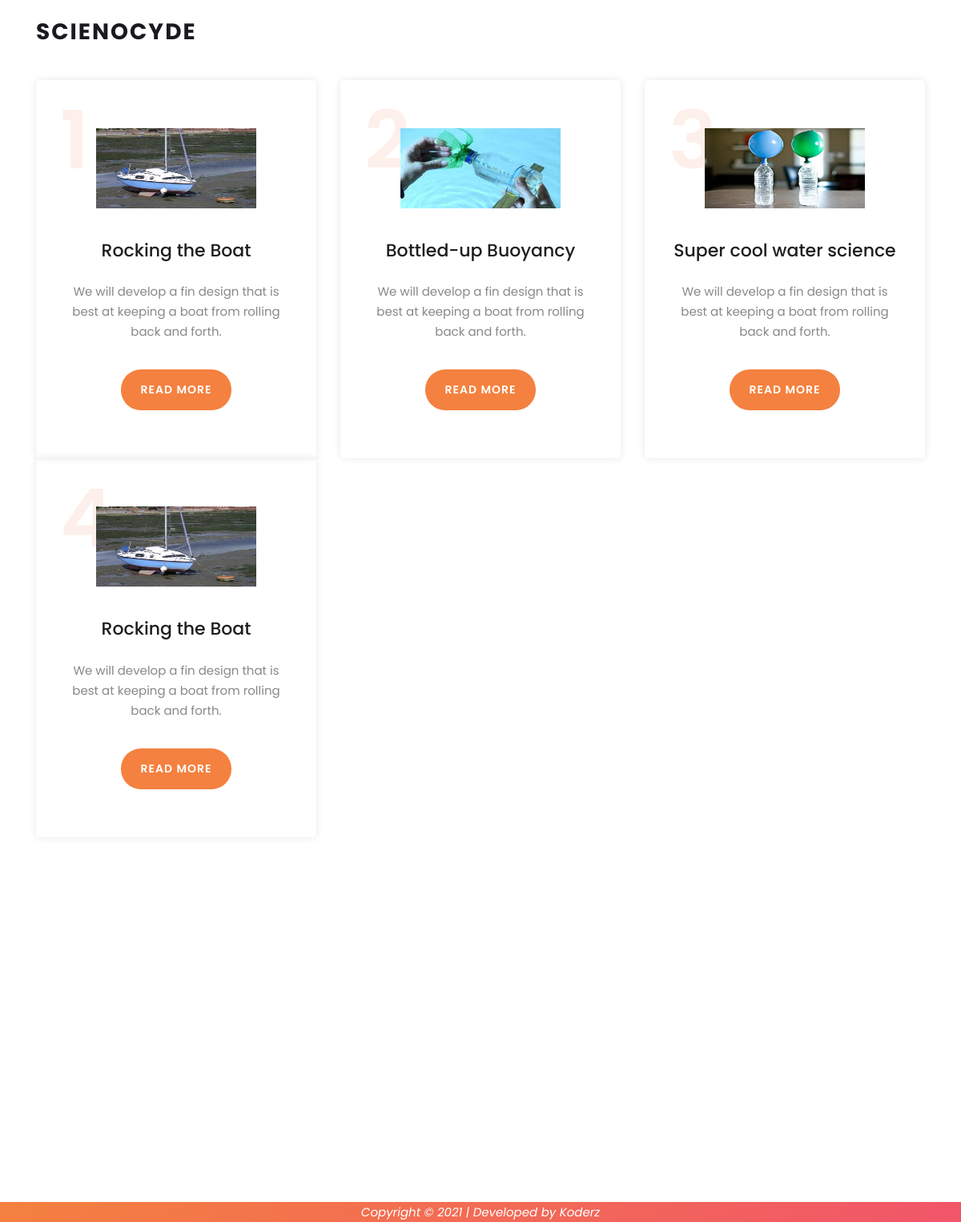
The page /core/projects/ on the database its author committed.
### core/models.py (models this page shows, shortened)
class Participant(models.Model):
    username = models.CharField(max_length=50, default="null", blank=True)
    School_Name = models.CharField(max_length=50)
    School_Phone_no = models.CharField(max_length=150)
    School_Email_address = models.EmailField(max_length=100)
    School_Address = models.CharField(max_length=200)
    State = models.CharField(max_length=100)
    Student_Name = models.CharField(max_length=50)
    Contact_no = models.CharField(max_length=150)
    Email_address = models.EmailField(max_length=100)
    House_Address = models.CharField(max_length=200)
    Gender = models.CharField(max_length=100)
    Title_of_your_project = models.CharField(max_length=200)
    Question_or_Problem = models.CharField(max_length=100)
    Hypothesis_or_possible_solution = models.CharField(max_length=50)
    Materials_needed = models.CharField(max_length=150)
    Results = models.CharField(max_length=100)
    Image_of_Project = models.URLField()
    Link_of_your_project = models.URLField(max_length=200)
    host_id = models.CharField(max_length=10)
    date = models.DateTimeField(auto_now_add=True)
    class Meta:
        ordering = ["-date"]

### core/views.py (the view)
# urls.py: path("projects/", projects, name="projects"),
def projects(request):
    template_name = "core/projects.html"
    projects = Participant.objects.all()
    context = {"projects": projects}
    return render(request, template_name, context)

### templates/core/projects.html
{% extends 'base.html' %} {% load static %} {% block extra_css %} {% endblock %}
{% block body %}
<section class="section" id="about">
  <div class="container">
    <div class="row">
      {% for project in projects %}
      <div
        class="col-lg-4 col-md-6 col-sm-12 col-xs-12"
        data-scroll-reveal="enter left move 30px over 0.6s after 0.4s"
      >
        <div class="features-item">
          <div class="features-icon">
            <h2>{{ forloop.counter }}</h2>
            <img
              src="{{ project.Image_of_Project }}"
              width="200px"
              height="100px"
              alt="project_image"
            />
            <h4>{{ project.Title_of_your_project }}</h4>
            <p>{{ project.Question_or_Problem }}</p>
            <a href="{% url 'project_view' project.id %}" class="main-button">
              Read More
            </a>
          </div>
        </div>
      </div>
      {% endfor %}
    </div>
  </div>
</section>
{% endblock %} {% block extra_js %} {% endblock %}

### templates/base.html (shortened to what this page needs)
{% load static %}
<!DOCTYPE html>
<html lang="en">
  <head>
    <link
      rel="stylesheet"
      type="text/css"
      href="{% static 'css/bootstrap.min.css' %}"
    />
    <link
      rel="stylesheet"
      type="text/css"
      href="{% static 'css/font-awesome.css' %}"
    />
    <link rel="stylesheet" href="{% static 'css/templatemo-lava.css' %}" />
    <link rel="stylesheet" href="{% static 'css/owl-carousel.css' %}" />
  </head>
  <body>
    <header class="header-area header-sticky">
      <div class="container">
        <div class="row">
          <div class="col-12">
            <nav class="main-nav">
              <a href="index.html" class="logo"> Scienocyde </a>
            </nav>
          </div>
        </div>
      </div>
    </header>
    {% block body %}{% endblock %}
    <div
      class="col-lg-12"
      style="
        text-align: center;
        background: linear-gradient(
          145deg,
          rgba(244, 129, 63, 1) 0%,
          rgba(241, 85, 106, 1) 100%
        );
        margin-top: 355px;
        bottom: 0;
      "
    >
      <div class="sub-footer">
        <p style="color: white">
          <em>Copyright &copy; 2021 | Developed by Koderz </em>
        </p>
      </div>
    </div>
  </body>
</html>

### static_files/css/templatemo-lava.css (style rules this page uses)
html, body, div, span, applet, object, iframe, h1, h2, h3, h4, h5, h6, p, blockquote, div pre, a, abbr, acronym, address, big, cite, code, del, dfn, em, font, img, ins, kbd, q, s, samp, small, strike, strong, sub, sup, tt, var, b, u, i, center, dl, dt, dd, ol, ul, li, figure, header, nav, section, article, aside, footer, figcaption { margin: 0; padding: 0; border: 0; outline: 0; }
header, nav, section, article, aside, footer, hgroup { display: block; }
* { box-sizing: border-box; }
html, body { font-family: 'Poppins', sans-serif; font-weight: 400; background-color: #fff; font-size: 16px; -ms-text-size-adjust: 100%; -webkit-font-smoothing: antialiased; -moz-osx-font-smoothing: grayscale; }
a { text-decoration: none !important; }
h1, h2, h3, h4, h5, h6 { margin-top: 0px; margin-bottom: 0px; }
p { font-size: 15px; line-height: 25px; color: #888; }
html, body { background: #fff; font-family: 'Poppins', sans-serif; }
a.main-button { font-size: 14px; border-radius: 25px; padding: 15px 25px; background-color: #f4813f; text-transform: uppercase; color: #fff; font-weight: 600; letter-spacing: 1px; -webkit-transition: all 0.3s ease 0s; -moz-transition: all 0.3s ease 0s; -o-transition: all 0.3s ease 0s; transition: all 0.3s ease 0s; }
.header-area { position: absolute; top: 0px; left: 0px; right: 0px; z-index: 100; height: 100px; -webkit-transition: all .5s ease 0s; -moz-transition: all .5s ease 0s; -o-transition: all .5s ease 0s; transition: all .5s ease 0s; }
.header-area .main-nav { min-height: 80px; background: transparent; }
.header-area .main-nav .logo { line-height: 80px; color: #191a20; font-size: 28px; font-weight: 700; text-transform: uppercase; letter-spacing: 2px; float: left; -webkit-transition: all 0.3s ease 0s; -moz-transition: all 0.3s ease 0s; -o-transition: all 0.3s ease 0s; transition: all 0.3s ease 0s; }
.header-area.header-sticky { min-height: 80px; }
@media (max-width: 1200px) { .header-area .main-nav:before { display: none; } }
#about { padding: 100px 0px; position: relative; z-index: 9; }
.features-item { border-radius: 5px; padding: 60px 30px; text-align: center; box-shadow: 0px 0px 10px rgba(0,0,0,0.1); }
.features-item h2 { z-index: 9; position: absolute; top: 15px; left: 45px; font-size: 100px; font-weight: 600; color: #fdefe9; }
.features-item img { z-index: 10; position: relative; max-width: 100%; margin-bottom: 40px; }
.features-item h4 { margin-top: 0px; font-size: 22px; color: #1e1e1e; margin-bottom: 25px; }
.features-item .main-button { margin-top: 35px; display: inline-block; }

### rows shown on the page
Participant: Image_of_Project (picture), Title_of_your_project "Rocking the Boat", Question_or_Problem "We will develop a fin design that is best at keeping a boat from rolling back and forth."
Participant: Image_of_Project (picture), Title_of_your_project "Bottled-up Buoyancy", Question_or_Problem "We will develop a fin design that is best at keeping a boat from rolling back and forth."
Participant: Image_of_Project (picture), Title_of_your_project "Super cool water science", Question_or_Problem "We will develop a fin design that is best at keeping a boat from rolling back and forth."
Participant: Image_of_Project (picture), Title_of_your_project "Rocking the Boat", Question_or_Problem "We will develop a fin design that is best at keeping a boat from rolling back and forth."
